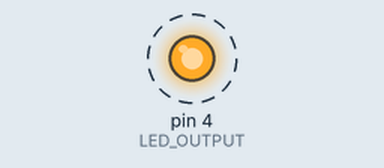
Bench run of a sketch on a simulated Arduino Uno, built with avr-gcc and run on an emulated ATmega328P. Shown: output pins drawn as LEDs (lit = HIGH). Dashed ring = blinking.

Above: at 0.2 s.
Timing chart, 0 to 3.0 s (numbered marks = the images above):
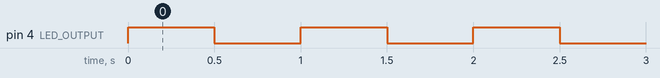

The sketch:

INTERRUPT_SAMPLE.ino
```cpp
#define LED_OUTPUT 4

void setup()
{
  pinMode(LED_OUTPUT, OUTPUT);
  digitalWrite(LED_OUTPUT, LOW);
}

void loop() {
  digitalWrite(LED_OUTPUT, HIGH);
  delay(500);
  digitalWrite(LED_OUTPUT, LOW);
  delay(500);
}
```

Measured:
- by itself, pin 4 (LED_OUTPUT): alternates HIGH for 0.50 s and LOW for 0.50 s
